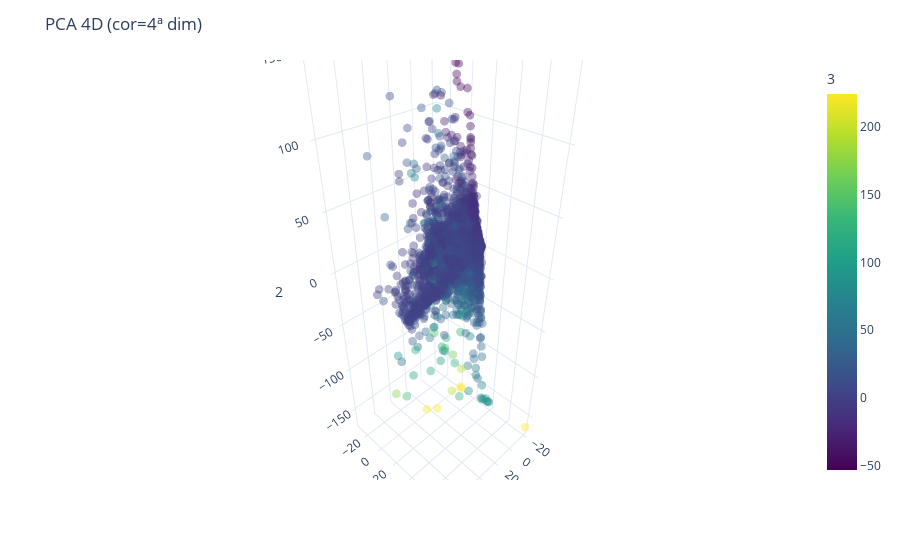

The notebook cell this image was saved under:
### Code cell
plot_pca(remaining,4)

### Figure 1 — Plotly figure (JSON) as saved in the notebook; plotly's stock layout.template omitted (floating-point values rounded to 4 significant figures; data arrays with more than 128 entries replaced by an {"elided": "..."} marker saying what was removed)
{"data": [{"hovertemplate": "0=%{x}<br>1=%{y}<br>2=%{z}<br>3=%{marker.color}<extra></extra>", "legendgroup": "", "marker": {"color": {"elided": "25726 float values"}, "coloraxis": "coloraxis", "opacity": 0.4, "size": 3, "symbol": "circle"}, "mode": "markers", "name": "", "scene": "scene", "showlegend": false, "type": "scatter3d", "x": {"elided": "25726 float values"}, "y": {"elided": "25726 float values"}, "z": {"elided": "25726 float values"}}], "layout": {"coloraxis": {"colorbar": {"title": {"text": "3"}}, "colorscale": [[0, "#440154"], [0.1111, "#482878"], [0.2222, "#3e4989"], [0.3333, "#31688e"], [0.4444, "#26828e"], [0.5556, "#1f9e89"], [0.6667, "#35b779"], [0.7778, "#6ece58"], [0.8889, "#b5de2b"], [1, "#fde725"]]}, "legend": {"tracegroupgap": 0}, "margin": {"t": 60}, "scene": {"domain": {"x": [0, 1], "y": [0, 1]}, "xaxis": {"title": {"text": "0"}}, "yaxis": {"title": {"text": "1"}}, "zaxis": {"title": {"text": "2"}}}, "title": {"text": "PCA 4D (cor=4ª dim)"}}}
